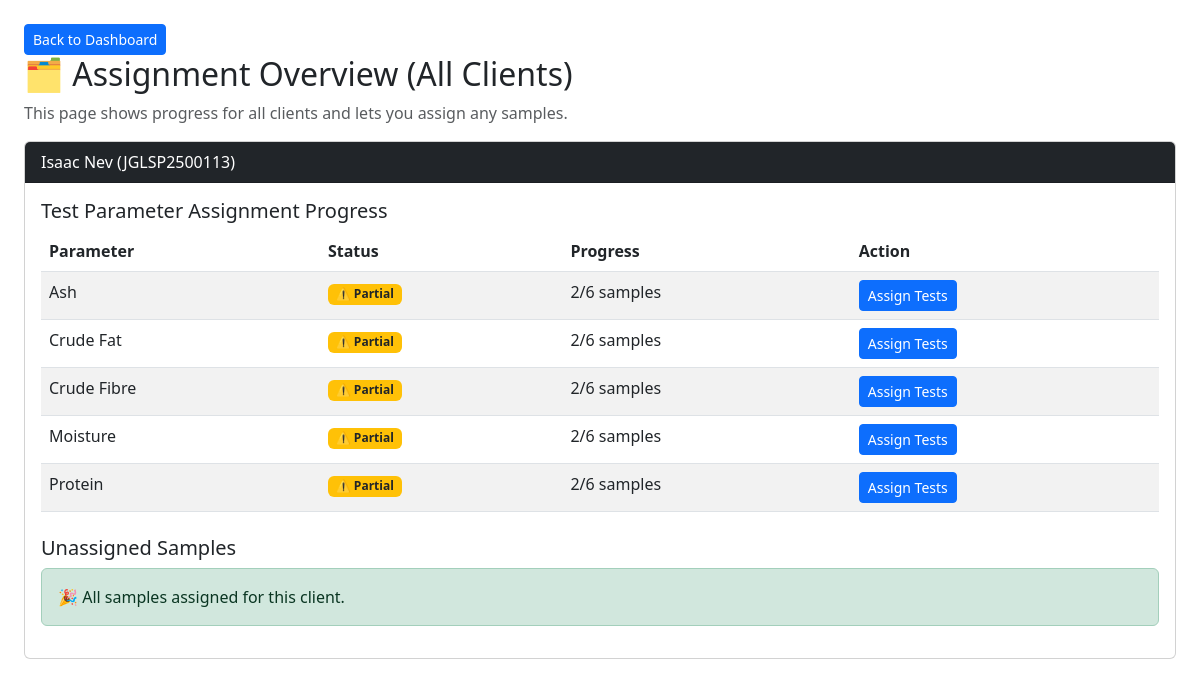
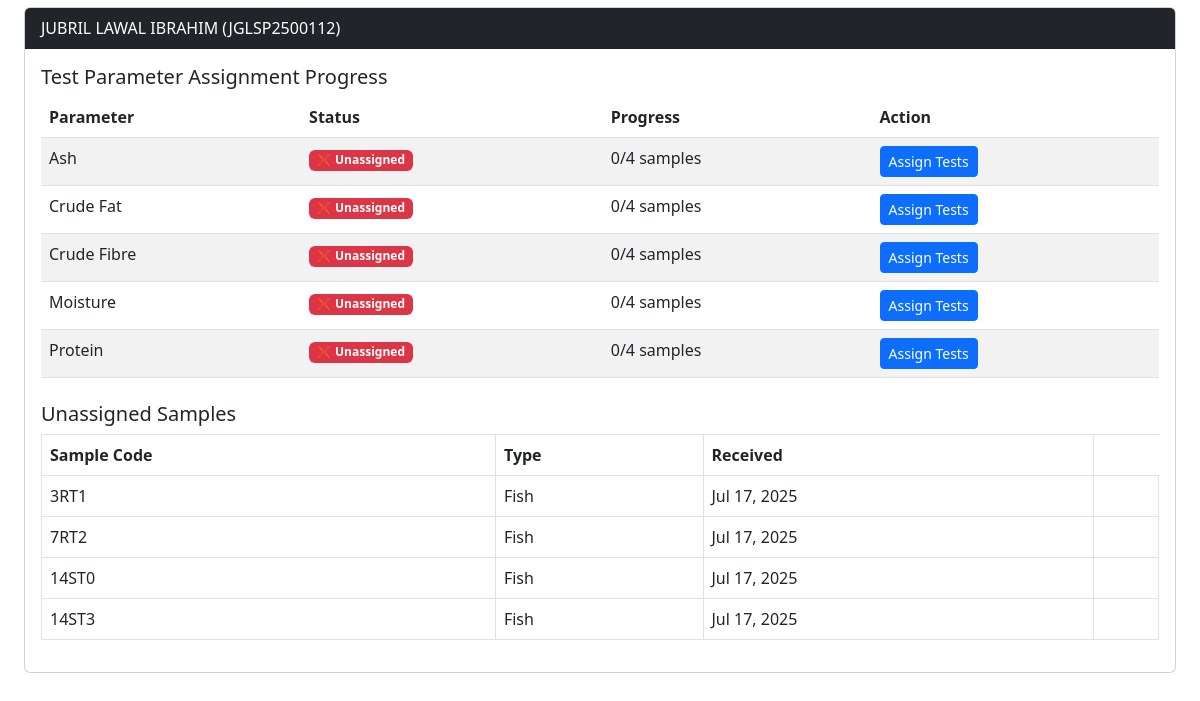
Before: /manager/assign-overview/ (signed in) with the older database file (2 pictures, top to bottom).
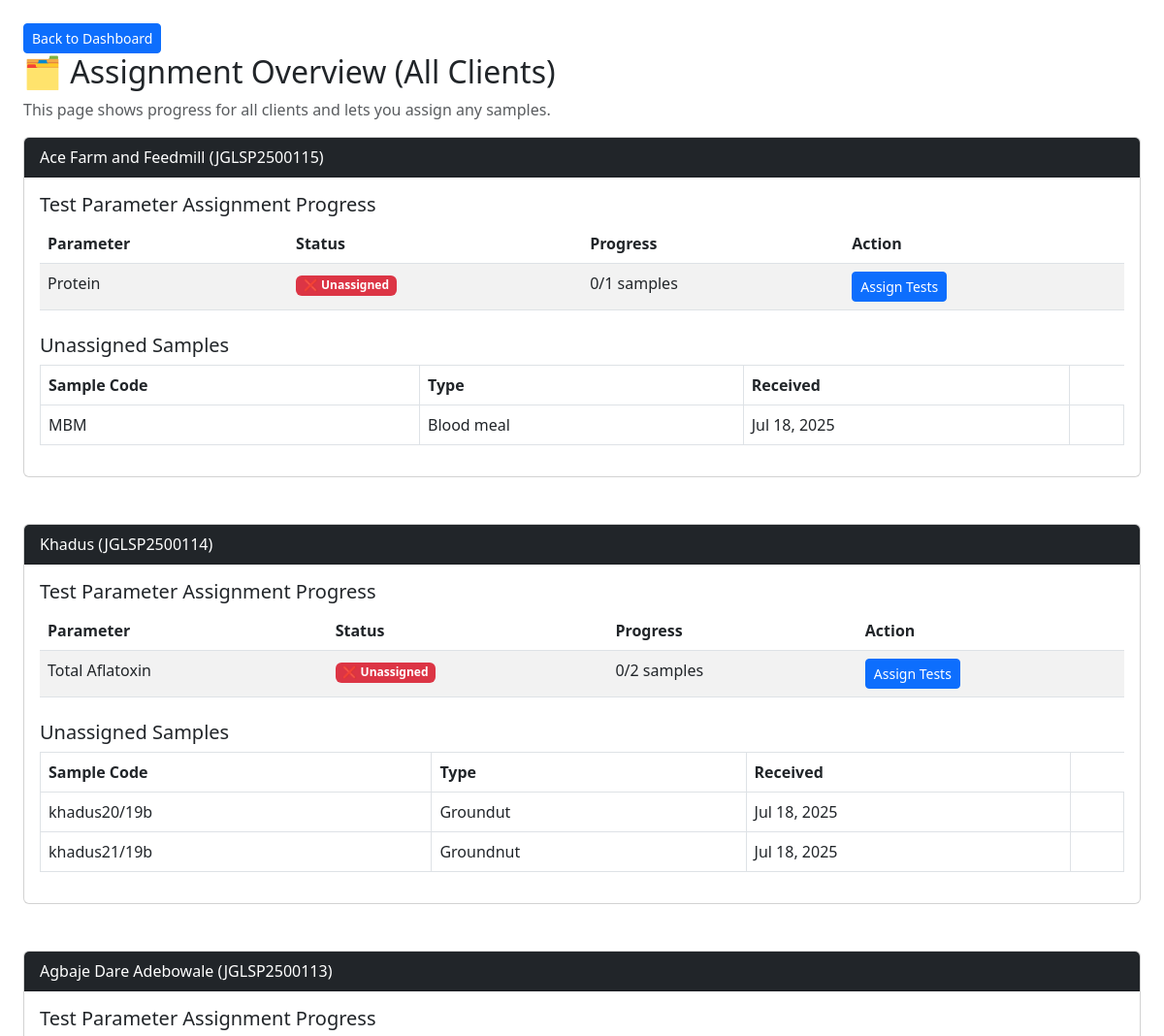
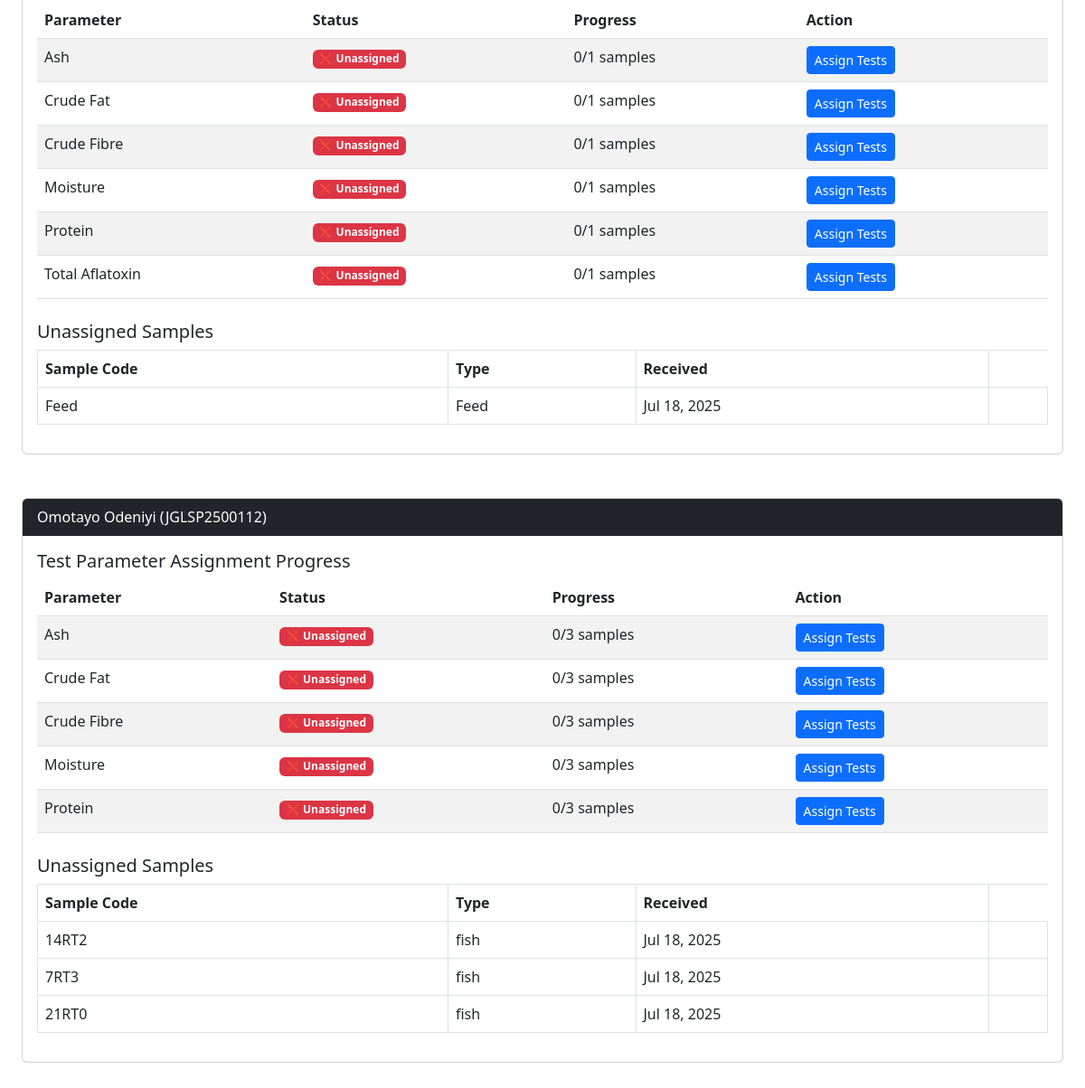
After: the same page with the newer database file (2 pictures, top to bottom).
### lims/models/client.py (models this page shows, shortened)
class Client(models.Model):
    client_id = models.CharField(max_length=20, unique=True)
    name = models.CharField(max_length=100)
    organization = models.CharField(max_length=150)
    email = models.EmailField()
    phone = models.CharField(max_length=20)
    address = models.TextField()
    token = models.CharField(max_length=20, unique=True, blank=True)
    created = models.DateTimeField(auto_now_add=True)
    coa_released = models.BooleanField(default=False)
    summary_text = models.TextField(blank=True, null=True)
    summary_confirmed = models.BooleanField(default=False)

### lims/models/parameter.py (models this page shows, shortened)
class Parameter(models.Model):
    group = models.ForeignKey(
        ParameterGroup,
        on_delete=models.CASCADE,
        help_text="The group this parameter belongs to."
    )
    default_equipment = models.ForeignKey(
        Equipment,
        null=True,
        blank=True,
        on_delete=models.SET_NULL,
        help_text="Preferred equipment for this test (if any)."
    )
    name = models.CharField(
        max_length=100,
        help_text="Name of the parameter (e.g., Moisture)."
    )
    unit = models.CharField(
        max_length=20,
        help_text="Measurement unit for this parameter (e.g., %, mg/kg)."
    )
    method = models.CharField(
        max_length=150,
        help_text="Method used for analyzing this parameter."
    )
    ref_limit = models.CharField(
        max_length=50,
        help_text="Reference limit or threshold for this parameter."
    )
    default_price = models.DecimalField(
        max_digits=8,
        decimal_places=2,
        help_text="Default price for analyzing this parameter."
    )

### lims/models/sample.py (models this page shows)
class Sample(models.Model):
    client = models.ForeignKey(Client, on_delete=models.CASCADE)
    sample_code = models.CharField(max_length=50)
    sample_type = models.CharField(max_length=100)
    weight = models.DecimalField(max_digits=6, decimal_places=2)
    temperature = models.DecimalField(max_digits=5, decimal_places=2, null=True, blank=True)
    humidity = models.DecimalField(max_digits=5, decimal_places=2, null=True, blank=True)
    status = models.CharField(max_length=20, choices=SampleStatus.choices, default=SampleStatus.RECEIVED)
    received_date = models.DateField(auto_now_add=True)
    verified_at = models.DateTimeField(null=True, blank=True)
    coa_released = models.BooleanField(default=False)
    manager_comment = models.TextField(blank=True, null=True)

### lims/views/assign_test.py (the view)
# urls.py: path("manager/assign-overview/", assign_overview_all_clients, name="assign_overview_all_clients"),
@login_required
def assign_overview_all_clients(request):
    clients = Client.objects.all().order_by("-client_id")
    client_data = []
    for client in clients:
        samples = Sample.objects.filter(client=client).exclude(sample_type="QC")
        total_samples = samples.count()
        assigned_sample_ids = TestAssignment.objects.filter(
            sample__client=client,
            analyst__isnull=False
        ).values_list("sample_id", flat=True)
        unassigned_samples = samples.exclude(id__in=assigned_sample_ids)
        parameter_stats = (
            TestAssignment.objects
            .filter(sample__client=client, analyst__isnull=False)
            .exclude(sample__sample_type="QC")
            .values('parameter_id')
            .annotate(assigned_count=Count('sample', distinct=True))
        )
        assigned_lookup = {
            stat['parameter_id']: stat['assigned_count'] for stat in parameter_stats
        }
        parameter_ids = (
            TestAssignment.objects
            .filter(sample__client=client)
            .exclude(sample__sample_type="QC")
            .values_list('parameter', flat=True)
            .distinct()
        )
        parameters = Parameter.objects.filter(id__in=parameter_ids).order_by('name')
        for param in parameters:
            param.assigned_count = assigned_lookup.get(param.id, 0)
        control_stats = (
            TestAssignment.objects
            .filter(sample__client=client, is_control=True)
            .values('parameter')
            .annotate(control_sample_id=F('sample_id'))
        )
        control_lookup = {
            stat['parameter']: stat['control_sample_id'] for stat in control_stats
        }
        client_data.append({
            "client": client,
            "parameters": parameters,
            "assigned_lookup": assigned_lookup,
            "total_samples": total_samples,
            "unassigned_samples": unassigned_samples,
            "control_lookup": control_lookup,
        })
    return render(request, "lims/manager/assign_overview_all_clients.html", {
        "client_data": client_data
    })

### lims/templates/lims/manager/assign_overview_all_clients.html (shortened to what this page needs)
{% load static %}
<!DOCTYPE html>
<html>
<head>
  <link rel="stylesheet" href="https://cdn.jsdelivr.net/npm/bootstrap@5.3.0/dist/css/bootstrap.min.css">
</head>
<body class="p-4">
 <a href="{% url 'manager_dashboard' %}"
                       class="btn btn-sm btn-primary">
                      Back to Dashboard
                    </a>
  <h2>🗂️ Assignment Overview (All Clients)</h2>
  <p class="text-muted">This page shows progress for all clients and lets you assign any samples.</p>
  {% for entry in client_data %}
    <div class="card mb-5">
      <div class="card-header bg-dark text-white">
        {{ entry.client.name }} ({{ entry.client.client_id }})
      </div>
      <div class="card-body">
        <h5>Test Parameter Assignment Progress</h5>
        {% if entry.parameters %}
          <table class="table table-striped mb-4">
            <thead>
              <tr>
                <th>Parameter</th>
                <th>Status</th>
                <th>Progress</th>
                <th>Action</th>
              </tr>
            </thead>
            <tbody>
              {% for param in entry.parameters %}
                {% with assigned=param.assigned_count %}
                <tr>
                  <td>{{ param.name }}</td>
                  <td>
                    {% if assigned == entry.total_samples %}
                      <span class="badge bg-success">✅ Fully Assigned</span>
                    {% elif assigned > 0 %}
                      <span class="badge bg-warning text-dark">⚠️ Partial</span>
                    {% else %}
                      <span class="badge bg-danger">❌ Unassigned</span>
                    {% endif %}
                  </td>
                  <td>{{ assigned|default:0 }}/{{ entry.total_samples }} samples</td>
                  <td>
                    <a href="{% url 'assign_parameter_tests' entry.client.client_id param.id %}"
                       class="btn btn-sm btn-primary">
                      Assign Tests
                    </a>
                  </td>
                </tr>
                {% endwith %}
              {% endfor %}
            </tbody>
          </table>
        {% else %}
          <div class="alert alert-secondary">No parameters found for this client.</div>
        {% endif %}
        <h5>Unassigned Samples</h5>
        {% if entry.unassigned_samples %}
          <table class="table table-bordered">
            <thead>
              <tr>
                <th>Sample Code</th>
                <th>Type</th>
                <th>Received</th>
              </tr>
            </thead>
            <tbody>
              {% for s in entry.unassigned_samples %}
                <tr>
                  <td>{{ s.sample_code }}</td>
                  <td>{{ s.sample_type }}</td>
                  <td>{{ s.received_date|date:"M d, Y" }}</td>
                  <td>
                  </td>
                </tr>
              {% endfor %}
            </tbody>
          </table>
        {% else %}
          <div class="alert alert-success">🎉 All samples assigned for this client.</div>
        {% endif %}
      </div>
    </div>
  {% endfor %}
</body>
</html>

Changed rows visible on the page:
removed Client: client.name "Isaac Nev", client.client_id "JGLSP2500113", shows "🎉 All samples assigned for this client.", Parameter (name "Ash", shows "⚠️ Partial", assigned_count "2", total_samples "6"), Parameter (name "Crude Fat", shows "⚠️ Partial", assigned_count "2", total_samples "6"), Parameter (name "Crude Fibre", shows "⚠️ Partial", assigned_count "2", total_samples "6"), Parameter (name "Moisture", shows "⚠️ Partial", assigned_count "2", total_samples "6"), Parameter (name "Protein", shows "⚠️ Partial", assigned_count "2", total_samples "6")
removed Client: client.name "JUBRIL LAWAL IBRAHIM", client.client_id "JGLSP2500112", Parameter (name "Ash", shows "❌ Unassigned", assigned_count "0", total_samples "4"), Parameter (name "Crude Fat", shows "❌ Unassigned", assigned_count "0", total_samples "4"), Parameter (name "Crude Fibre", shows "❌ Unassigned", assigned_count "0", total_samples "4"), Parameter (name "Moisture", shows "❌ Unassigned", assigned_count "0", total_samples "4"), Parameter (name "Protein", shows "❌ Unassigned", assigned_count "0", total_samples "4")
removed Sample: sample_code "3RT1", sample_type "Fish", received_date "Jul 17, 2025", shown under "JUBRIL LAWAL IBRAHIM"
removed Sample: sample_code "7RT2", sample_type "Fish", received_date "Jul 17, 2025", shown under "JUBRIL LAWAL IBRAHIM"
removed Sample: sample_code "14ST0", sample_type "Fish", received_date "Jul 17, 2025", shown under "JUBRIL LAWAL IBRAHIM"
removed Sample: sample_code "14ST3", sample_type "Fish", received_date "Jul 17, 2025", shown under "JUBRIL LAWAL IBRAHIM"
added Client: client.name "Ace Farm and Feedmill", client.client_id "JGLSP2500115", Parameter (name "Protein", shows "❌ Unassigned", assigned_count "0", total_samples "1")
added Sample: sample_code "MBM", sample_type "Blood meal", received_date "Jul 18, 2025", shown under "Ace Farm and Feedmill"
added Client: client.name "Khadus", client.client_id "JGLSP2500114"
now on this page (row unchanged): Parameter: name "Total Aflatoxin", shows "❌ Unassigned", assigned_count "0", total_samples "2", total_samples "1"
added Sample: sample_code "khadus20/19b", sample_type "Groundut", received_date "Jul 18, 2025", shown under "Khadus"
added Sample: sample_code "khadus21/19b", sample_type "Groundnut", received_date "Jul 18, 2025", shown under "Khadus"
added Client: client.name "Agbaje Dare Adebowale", client.client_id "JGLSP2500113", Parameter (name "Ash", shows "❌ Unassigned", assigned_count "0", total_samples "1"), Parameter (name "Crude Fat", shows "❌ Unassigned", assigned_count "0", total_samples "1"), Parameter (name "Crude Fibre", shows "❌ Unassigned", assigned_count "0", total_samples "1"), Parameter (name "Moisture", shows "❌ Unassigned", assigned_count "0", total_samples "1"), Parameter (name "Protein", shows "❌ Unassigned", assigned_count "0", total_samples "1")
added Sample: sample_code "Feed", sample_type "Feed", received_date "Jul 18, 2025", shown under "Agbaje Dare Adebowale"
added Client: client.name "Omotayo Odeniyi", client.client_id "JGLSP2500112", Parameter (name "Ash", shows "❌ Unassigned", assigned_count "0", total_samples "3"), Parameter (name "Crude Fat", shows "❌ Unassigned", assigned_count "0", total_samples "3"), Parameter (name "Crude Fibre", shows "❌ Unassigned", assigned_count "0", total_samples "3"), Parameter (name "Moisture", shows "❌ Unassigned", assigned_count "0", total_samples "3"), Parameter (name "Protein", shows "❌ Unassigned", assigned_count "0", total_samples "3")
added Sample: sample_code "14RT2", sample_type "fish", received_date "Jul 18, 2025", shown under "Omotayo Odeniyi"
added Sample: sample_code "7RT3", sample_type "fish", received_date "Jul 18, 2025", shown under "Omotayo Odeniyi"
added Sample: sample_code "21RT0", sample_type "fish", received_date "Jul 18, 2025", shown under "Omotayo Odeniyi"
